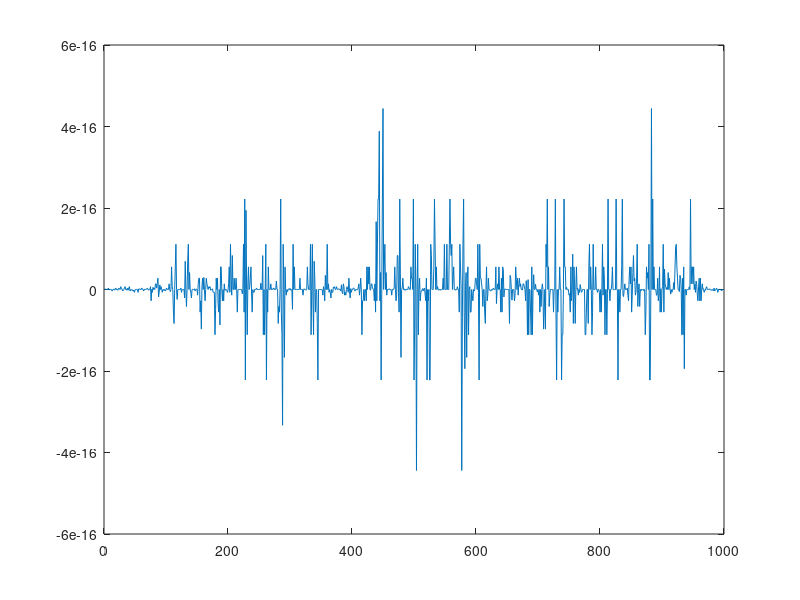

Recreate this plot in MATLAB. (Note: this script raises an error after producing the figure.)
clear;
close all;
load('emdpre');
%ecg = zoom(ecg1',3 * T0);
% ecg1 = acc(:,2);
 Te = T0;
% ecg = zoom(ecg1', Te);
clear('ecg');
ecg = modes(1,:) + modes(2,:);
 plot(ecg - modes(1,:)-modes(2,:))
u = 0.0001;
u0 = 0.0003;
%u0 = 0;
tsize = 500000;
w0 = 1;


[N1,M1] = size(modes);
N  = 2; M = M1;
w = zeros(N,1);
x = zeros(N,1);
x1 = zeros(N,1);
pder = zeros(N,1);
dw0 = 1;
recorde = zeros(tsize,1);
recordw = zeros(tsize,1);
sumw0 = 0;
sumw1 = 0;
for i = 1:tsize
    sumw0 = sumw0 + w0;
    y = modsub(floor(sumw0),T0);
    for j = 1:N
        x(j,1) = modes(j,y);
    end
    y1 = modsub(floor(i),Te);
    e = ecg(y1) - w' * x;
    sumw01 = sumw0+ 0.00001;
    
    for j=1:N/2
    %pder(j) =( modes(j,modsub(ceil(sumw01),T0)) - modes(j,modsub(floor(sumw01),T0)))/dw0;
    sumw1 = sumw1 + j*(w(j+N/2,1) * x(j,1) - w(j,1) * x(N/2 + j,1));
    end
    %w0 = w0 - 2*u0*e*w'*pder;
    w0 = w0 - 2*u0*e*sumw1;
    recordw(i) = w0;
    recorde(i) = e;
    w = w + 2 * u * e * x;
end
figure(5);

plot(recorde);
title('error');

figure(6);
plot(recordw);
title('weight');
w
w0





